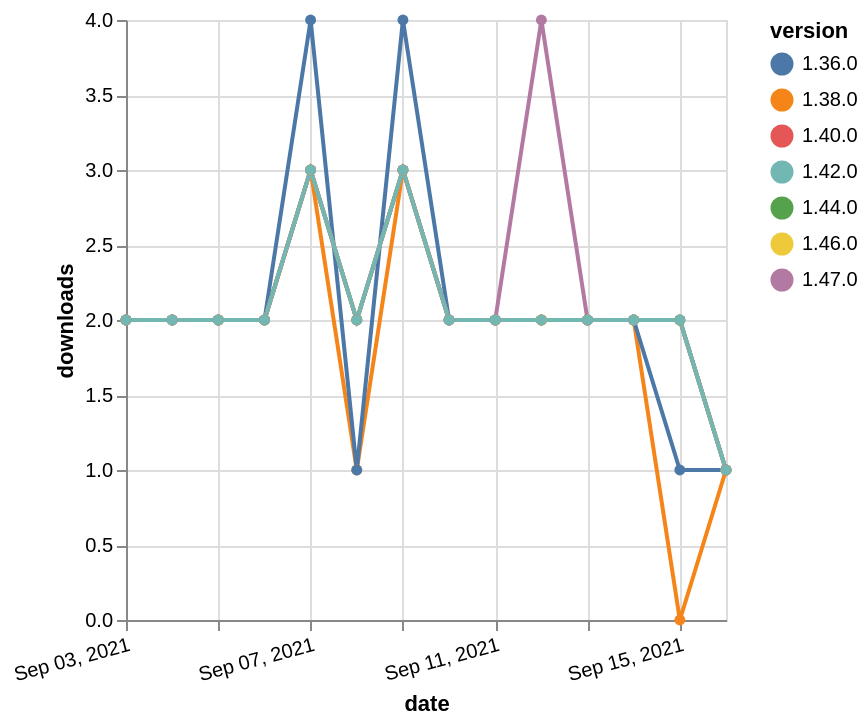

Source (Vega-Lite JSON):
### Vega-Lite specification from a JSON file in a GitHub repository (floating-point values rounded to 4 significant figures)
{"$schema": "https://vega.github.io/schema/vega-lite/v5.json", "description": "A simple bar chart with embedded data.", "data": {"values": [{"date": "2021-09-03", "total": 1636, "delta": 2, "version": "1.44.0"}, {"date": "2021-09-04", "total": 1638, "delta": 2, "version": "1.44.0"}, {"date": "2021-09-05", "total": 1640, "delta": 2, "version": "1.44.0"}, {"date": "2021-09-06", "total": 1642, "delta": 2, "version": "1.44.0"}, {"date": "2021-09-07", "total": 1645, "delta": 3, "version": "1.44.0"}, {"date": "2021-09-08", "total": 1647, "delta": 2, "version": "1.44.0"}, {"date": "2021-09-09", "total": 1650, "delta": 3, "version": "1.44.0"}, {"date": "2021-09-10", "total": 1652, "delta": 2, "version": "1.44.0"}, {"date": "2021-09-11", "total": 1654, "delta": 2, "version": "1.44.0"}, {"date": "2021-09-12", "total": 1656, "delta": 2, "version": "1.44.0"}, {"date": "2021-09-13", "total": 1658, "delta": 2, "version": "1.44.0"}, {"date": "2021-09-14", "total": 1660, "delta": 2, "version": "1.44.0"}, {"date": "2021-09-15", "total": 1662, "delta": 2, "version": "1.44.0"}, {"date": "2021-09-16", "total": 1663, "delta": 1, "version": "1.44.0"}, {"date": "2021-09-03", "total": 2565, "delta": 2, "version": "1.38.0"}, {"date": "2021-09-04", "total": 2567, "delta": 2, "version": "1.38.0"}, {"date": "2021-09-05", "total": 2569, "delta": 2, "version": "1.38.0"}, {"date": "2021-09-06", "total": 2571, "delta": 2, "version": "1.38.0"}, {"date": "2021-09-07", "total": 2574, "delta": 3, "version": "1.38.0"}, {"date": "2021-09-08", "total": 2575, "delta": 1, "version": "1.38.0"}, {"date": "2021-09-09", "total": 2578, "delta": 3, "version": "1.38.0"}, {"date": "2021-09-10", "total": 2580, "delta": 2, "version": "1.38.0"}, {"date": "2021-09-11", "total": 2582, "delta": 2, "version": "1.38.0"}, {"date": "2021-09-12", "total": 2584, "delta": 2, "version": "1.38.0"}, {"date": "2021-09-13", "total": 2586, "delta": 2, "version": "1.38.0"}, {"date": "2021-09-14", "total": 2588, "delta": 2, "version": "1.38.0"}, {"date": "2021-09-15", "total": 2588, "delta": 0, "version": "1.38.0"}, {"date": "2021-09-16", "total": 2589, "delta": 1, "version": "1.38.0"}, {"date": "2021-09-03", "total": 3018, "delta": 2, "version": "1.36.0"}, {"date": "2021-09-04", "total": 3020, "delta": 2, "version": "1.36.0"}, {"date": "2021-09-05", "total": 3022, "delta": 2, "version": "1.36.0"}, {"date": "2021-09-06", "total": 3024, "delta": 2, "version": "1.36.0"}, {"date": "2021-09-07", "total": 3028, "delta": 4, "version": "1.36.0"}, {"date": "2021-09-08", "total": 3029, "delta": 1, "version": "1.36.0"}, {"date": "2021-09-09", "total": 3033, "delta": 4, "version": "1.36.0"}, {"date": "2021-09-10", "total": 3035, "delta": 2, "version": "1.36.0"}, {"date": "2021-09-11", "total": 3037, "delta": 2, "version": "1.36.0"}, {"date": "2021-09-12", "total": 3039, "delta": 2, "version": "1.36.0"}, {"date": "2021-09-13", "total": 3041, "delta": 2, "version": "1.36.0"}, {"date": "2021-09-14", "total": 3043, "delta": 2, "version": "1.36.0"}, {"date": "2021-09-15", "total": 3044, "delta": 1, "version": "1.36.0"}, {"date": "2021-09-16", "total": 3045, "delta": 1, "version": "1.36.0"}, {"date": "2021-09-03", "total": 2247, "delta": 2, "version": "1.40.0"}, {"date": "2021-09-04", "total": 2249, "delta": 2, "version": "1.40.0"}, {"date": "2021-09-05", "total": 2251, "delta": 2, "version": "1.40.0"}, {"date": "2021-09-06", "total": 2253, "delta": 2, "version": "1.40.0"}, {"date": "2021-09-07", "total": 2256, "delta": 3, "version": "1.40.0"}, {"date": "2021-09-08", "total": 2258, "delta": 2, "version": "1.40.0"}, {"date": "2021-09-09", "total": 2261, "delta": 3, "version": "1.40.0"}, {"date": "2021-09-10", "total": 2263, "delta": 2, "version": "1.40.0"}, {"date": "2021-09-11", "total": 2265, "delta": 2, "version": "1.40.0"}, {"date": "2021-09-12", "total": 2267, "delta": 2, "version": "1.40.0"}, {"date": "2021-09-13", "total": 2269, "delta": 2, "version": "1.40.0"}, {"date": "2021-09-14", "total": 2271, "delta": 2, "version": "1.40.0"}, {"date": "2021-09-15", "total": 2273, "delta": 2, "version": "1.40.0"}, {"date": "2021-09-16", "total": 2274, "delta": 1, "version": "1.40.0"}, {"date": "2021-09-03", "total": 1458, "delta": 2, "version": "1.46.0"}, {"date": "2021-09-04", "total": 1460, "delta": 2, "version": "1.46.0"}, {"date": "2021-09-05", "total": 1462, "delta": 2, "version": "1.46.0"}, {"date": "2021-09-06", "total": 1464, "delta": 2, "version": "1.46.0"}, {"date": "2021-09-07", "total": 1467, "delta": 3, "version": "1.46.0"}, {"date": "2021-09-08", "total": 1469, "delta": 2, "version": "1.46.0"}, {"date": "2021-09-09", "total": 1472, "delta": 3, "version": "1.46.0"}, {"date": "2021-09-10", "total": 1474, "delta": 2, "version": "1.46.0"}, {"date": "2021-09-11", "total": 1476, "delta": 2, "version": "1.46.0"}, {"date": "2021-09-12", "total": 1478, "delta": 2, "version": "1.46.0"}, {"date": "2021-09-13", "total": 1480, "delta": 2, "version": "1.46.0"}, {"date": "2021-09-14", "total": 1482, "delta": 2, "version": "1.46.0"}, {"date": "2021-09-15", "total": 1484, "delta": 2, "version": "1.46.0"}, {"date": "2021-09-16", "total": 1485, "delta": 1, "version": "1.46.0"}, {"date": "2021-09-03", "total": 1003, "delta": 2, "version": "1.47.0"}, {"date": "2021-09-04", "total": 1005, "delta": 2, "version": "1.47.0"}, {"date": "2021-09-05", "total": 1007, "delta": 2, "version": "1.47.0"}, {"date": "2021-09-06", "total": 1009, "delta": 2, "version": "1.47.0"}, {"date": "2021-09-07", "total": 1012, "delta": 3, "version": "1.47.0"}, {"date": "2021-09-08", "total": 1014, "delta": 2, "version": "1.47.0"}, {"date": "2021-09-09", "total": 1017, "delta": 3, "version": "1.47.0"}, {"date": "2021-09-10", "total": 1019, "delta": 2, "version": "1.47.0"}, {"date": "2021-09-11", "total": 1021, "delta": 2, "version": "1.47.0"}, {"date": "2021-09-12", "total": 1025, "delta": 4, "version": "1.47.0"}, {"date": "2021-09-13", "total": 1027, "delta": 2, "version": "1.47.0"}, {"date": "2021-09-14", "total": 1029, "delta": 2, "version": "1.47.0"}, {"date": "2021-09-15", "total": 1031, "delta": 2, "version": "1.47.0"}, {"date": "2021-09-16", "total": 1032, "delta": 1, "version": "1.47.0"}, {"date": "2021-09-03", "total": 2021, "delta": 2, "version": "1.42.0"}, {"date": "2021-09-04", "total": 2023, "delta": 2, "version": "1.42.0"}, {"date": "2021-09-05", "total": 2025, "delta": 2, "version": "1.42.0"}, {"date": "2021-09-06", "total": 2027, "delta": 2, "version": "1.42.0"}, {"date": "2021-09-07", "total": 2030, "delta": 3, "version": "1.42.0"}, {"date": "2021-09-08", "total": 2032, "delta": 2, "version": "1.42.0"}, {"date": "2021-09-09", "total": 2035, "delta": 3, "version": "1.42.0"}, {"date": "2021-09-10", "total": 2037, "delta": 2, "version": "1.42.0"}, {"date": "2021-09-11", "total": 2039, "delta": 2, "version": "1.42.0"}, {"date": "2021-09-12", "total": 2041, "delta": 2, "version": "1.42.0"}, {"date": "2021-09-13", "total": 2043, "delta": 2, "version": "1.42.0"}, {"date": "2021-09-14", "total": 2045, "delta": 2, "version": "1.42.0"}, {"date": "2021-09-15", "total": 2047, "delta": 2, "version": "1.42.0"}, {"date": "2021-09-16", "total": 2048, "delta": 1, "version": "1.42.0"}]}, "width": "container", "mark": {"type": "line", "point": {"filled": true}}, "encoding": {"x": {"field": "date", "type": "temporal", "timeUnit": "yearmonthdate", "title": "date", "axis": {"labelAngle": -15}}, "y": {"field": "delta", "type": "quantitative", "title": "downloads"}, "color": {"field": "version", "type": "nominal"}, "tooltip": {"field": "delta"}}}
